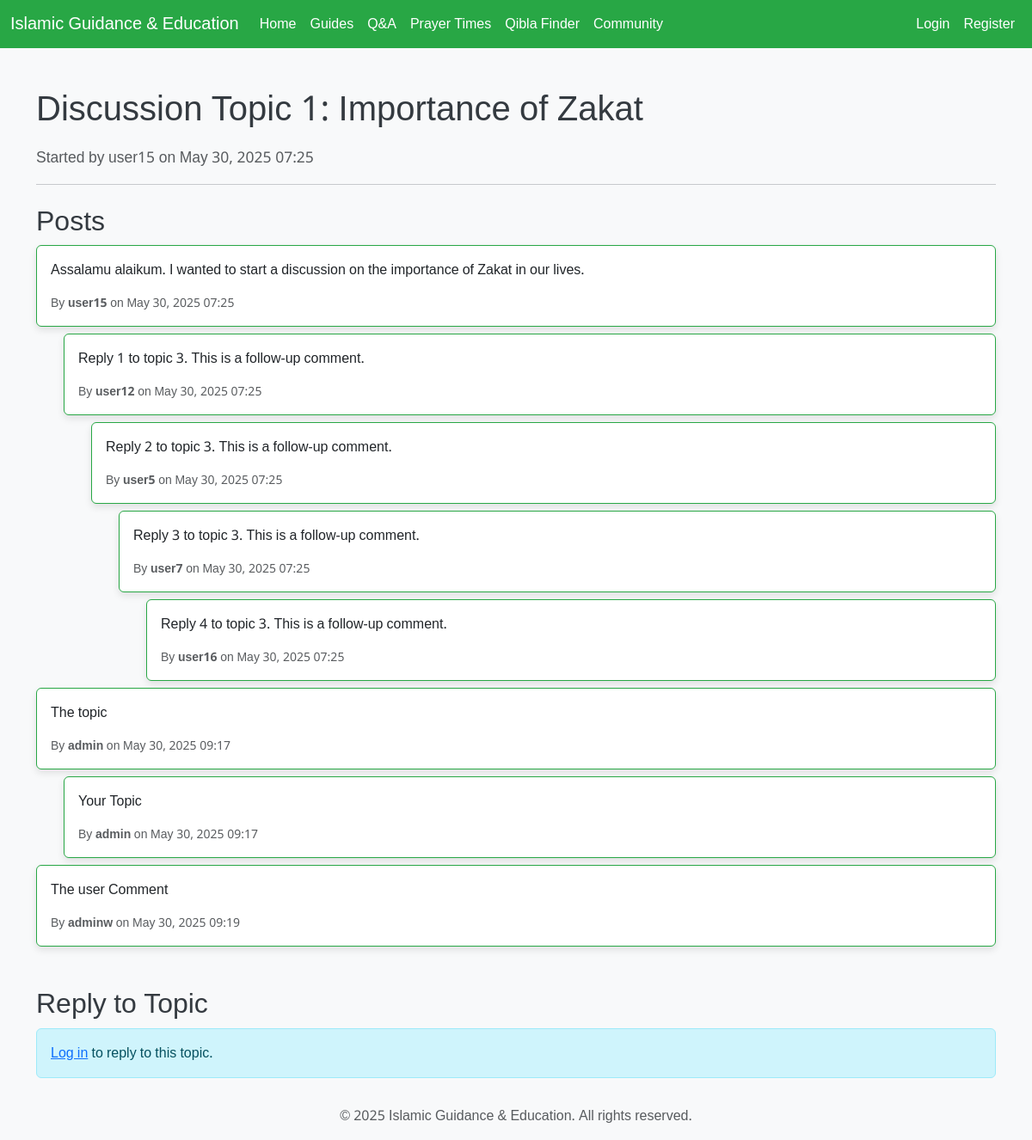
/index.php?route=forum_topic&id=3, run on the app's committed database.
### tables this page shows
CREATE TABLE forum_topics (
    topic_id INTEGER PRIMARY KEY AUTOINCREMENT,
    user_id INTEGER NOT NULL,
    title TEXT NOT NULL,
    created_at DATETIME DEFAULT CURRENT_TIMESTAMP,
    last_post_at DATETIME DEFAULT CURRENT_TIMESTAMP,
    FOREIGN KEY (user_id) REFERENCES users(user_id)
);

CREATE TABLE users (
    user_id INTEGER PRIMARY KEY AUTOINCREMENT,
    username TEXT NOT NULL UNIQUE,
    email TEXT NOT NULL UNIQUE,
    password_hash TEXT NOT NULL,
    role_id INTEGER NOT NULL,
    created_at DATETIME DEFAULT CURRENT_TIMESTAMP,
    FOREIGN KEY (role_id) REFERENCES roles(role_id)
);

CREATE TABLE forum_posts (
    post_id INTEGER PRIMARY KEY AUTOINCREMENT,
    topic_id INTEGER NOT NULL,
    user_id INTEGER NOT NULL,
    content TEXT NOT NULL,
    created_at DATETIME DEFAULT CURRENT_TIMESTAMP,
    parent_post_id INTEGER, -- For threaded replies
    FOREIGN KEY (topic_id) REFERENCES forum_topics(topic_id),
    FOREIGN KEY (user_id) REFERENCES users(user_id),
    FOREIGN KEY (parent_post_id) REFERENCES forum_posts(post_id)
);

### views/forum_topic.php (the view, shortened to what this page needs)
<div class="container mt-5">
    <?php
    $topic_id = (int)($_GET['id'] ?? 0);
    $pdo = get_db_connection();
    if ($topic_id > 0) {
        $stmt_topic = $pdo->prepare("
            SELECT
                ft.topic_id,
                ft.title,
                ft.created_at,
                u.username AS author_username
            FROM
                forum_topics ft
            JOIN
                users u ON ft.user_id = u.user_id
            WHERE
                ft.topic_id = :topic_id
        ");
        $stmt_topic->execute([':topic_id' => $topic_id]);
        $topic = $stmt_topic->fetch();
        if ($topic) {
            $stmt_posts = $pdo->prepare("
                SELECT
                    fp.post_id,
                    fp.content,
                    fp.created_at,
                    fp.parent_post_id,
                    u.username AS author_username
                FROM
                    forum_posts fp
                JOIN
                    users u ON fp.user_id = u.user_id
                WHERE
                    fp.topic_id = :topic_id
                ORDER BY
                    fp.created_at ASC
            ");
            $stmt_posts->execute([':topic_id' => $topic_id]);
            $all_posts = $stmt_posts->fetchAll();
            ?>
            <h1 class="mb-3"><?php echo htmlspecialchars($topic['title']); ?></h1>
            <p class="lead"><small class="text-muted">Started by <strong><?php echo htmlspecialchars($topic['author_username']); ?></strong> on <?php echo date('M d, Y H:i', strtotime($topic['created_at'])); ?></small></p>
            <hr>
            <h2 class="mt-4">Posts</h2>
            <div id="forum-posts-list">
                <?php
                function display_forum_posts($posts, $topic_data, $parent_id = null, $level = 0) {
                    foreach ($posts as $post) {
                        if ($post['parent_post_id'] == $parent_id) {
                            $margin_left = $level * 2;
                            ?>
                            <div class="card mb-2" style="margin-left: <?php echo $margin_left; ?>rem;">
                                <div class="card-body">
                                    <p class="card-text"><?php echo nl2br(htmlspecialchars($post['content'])); ?></p>
                                    <div class="d-flex justify-content-between align-items-center">
                                        <small class="text-muted">By <strong><?php echo htmlspecialchars($post['author_username']); ?></strong> on <?php echo date('M d, Y H:i', strtotime($post['created_at'])); ?></small>
                                    </div>
                                </div>
                            </div>
                            <?php
                        }
                    }
                }
                if ($all_posts) {
                    display_forum_posts($all_posts, $topic);
                } else {
                    echo '<p>No posts in this topic yet. Be the first to reply!</p>';
                }
                ?>
            </div>
            <h2 class="mt-5">Reply to Topic</h2>
            <?php if (is_logged_in()): ?>
                <div class="card mb-4">
                    <div class="card-body">
                        <form action="api.php?action=post_reply" method="POST">
                            <input type="hidden" name="csrf_token" value="<?php echo generate_csrf_token(); ?>">
                            <input type="hidden" name="topic_id" value="<?php echo htmlspecialchars($topic['topic_id']); ?>">
                            <div class="mb-3">
                                <label for="content" class="form-label">Your Reply</label>
                                <textarea class="form-control" id="content" name="content" rows="4" required></textarea>
                            </div>
                            <button type="submit" class="btn btn-primary">Submit Reply</button>
                        </form>
                    </div>
                </div>
            <?php else: ?>
                <div class="alert alert-info" role="alert">
                    <a href="index.php?route=login">Log in</a> to reply to this topic.
                </div>
            <?php endif; ?>
            <?php
        } else {
            set_flash_message('forum_status', 'The requested forum topic was not found.', 'danger');
            redirect(BASE_URL . '/?route=community');
        }
    } else {
        set_flash_message('forum_status', 'Invalid forum topic ID provided.', 'danger');
        redirect(BASE_URL . '/?route=community');
    }
    ?>
</div>

### css/style.css (style rules this page uses)
body { font-family: 'Amiri', serif; background-color: #f8f9fa; color: #343a40; }
.card { border: 1px solid #28a745; box-shadow: 0 4px 8px rgba(0,0,0,0.1); }

### index.php (style rules this page uses)
body { font-family: 'Noto Sans Arabic', sans-serif; }

### data on the page
forum_topics: title "Discussion Topic 1: Importance of Zakat", user.username "user15", created_at "May 30, 2025 07:25"
forum_posts: content "Assalamu alaikum. I wanted to start a discussion on the importance of Zakat in our lives.", user.username "user15", created_at "May 30, 2025 07:25"
forum_posts: content "Reply 1 to topic 3. This is a follow-up comment.", user.username "user12", created_at "May 30, 2025 07:25"
forum_posts: content "Reply 2 to topic 3. This is a follow-up comment.", user.username "user5", created_at "May 30, 2025 07:25"
forum_posts: content "Reply 3 to topic 3. This is a follow-up comment.", user.username "user7", created_at "May 30, 2025 07:25"
forum_posts: content "Reply 4 to topic 3. This is a follow-up comment.", user.username "user16", created_at "May 30, 2025 07:25"
forum_posts: content "The topic", user.username "admin", created_at "May 30, 2025 09:17"
forum_posts: content "Your Topic", user.username "admin", created_at "May 30, 2025 09:17"
forum_posts: content "The user Comment", user.username "adminw", created_at "May 30, 2025 09:19"

### other printed values
APP_NAME "Islamic Guidance & Education"
